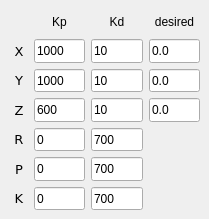
        <widget class="QWidget" name="tab_8">
         <attribute name="title">
          <string>Pos control</string>
         </attribute>
         <widget class="QWidget" name="gridLayoutWidget">
          <property name="geometry">
           <rect>
            <x>10</x>
            <y>10</y>
            <width>190</width>
            <height>200</height>
           </rect>
          </property>
          <layout class="QGridLayout" name="gridLayout">
           <item row="1" column="1">
            <widget class="QLineEdit" name="Kp_x">
             <property name="sizePolicy">
              <sizepolicy hsizetype="Expanding" vsizetype="Expanding">
               <horstretch>0</horstretch>
               <verstretch>0</verstretch>
              </sizepolicy>
             </property>
             <property name="font">
              <font>
               <pointsize>9</pointsize>
              </font>
             </property>
             <property name="text">
              <string>1000</string>
             </property>
            </widget>
           </item>
           <item row="2" column="2">
            <widget class="QLineEdit" name="Kd_y">
             <property name="sizePolicy">
              <sizepolicy hsizetype="Expanding" vsizetype="Expanding">
               <horstretch>0</horstretch>
               <verstretch>0</verstretch>
              </sizepolicy>
             </property>
             <property name="font">
              <font>
               <pointsize>9</pointsize>
              </font>
             </property>
             <property name="text">
              <string>10</string>
             </property>
            </widget>
           </item>
           <item row="4" column="0">
            <widget class="QLabel" name="label_103">
             <property name="font">
              <font>
               <family>DejaVu Sans</family>
               <pointsize>10</pointsize>
              </font>
             </property>
             <property name="text">
              <string>R</string>
             </property>
             <property name="alignment">
              <set>Qt::AlignCenter</set>
             </property>
            </widget>
           </item>
           <item row="2" column="1">
            <widget class="QLineEdit" name="Kp_y">
             <property name="sizePolicy">
              <sizepolicy hsizetype="Expanding" vsizetype="Expanding">
               <horstretch>0</horstretch>
               <verstretch>0</verstretch>
              </sizepolicy>
             </property>
             <property name="font">
              <font>
               <pointsize>9</pointsize>
              </font>
             </property>
             <property name="text">
              <string>1000</string>
             </property>
            </widget>
           </item>
           <item row="3" column="1">
            <widget class="QLineEdit" name="Kp_z">
             <property name="sizePolicy">
              <sizepolicy hsizetype="Expanding" vsizetype="Expanding">
               <horstretch>0</horstretch>
               <verstretch>0</verstretch>
              </sizepolicy>
             </property>
             <property name="font">
              <font>
               <pointsize>9</pointsize>
              </font>
             </property>
             <property name="text">
              <string>600</string>
             </property>
            </widget>
           </item>
           <item row="3" column="0">
            <widget class="QLabel" name="label_5">
             <property name="font">
              <font>
               <family>DejaVu Sans</family>
               <pointsize>10</pointsize>
              </font>
             </property>
             <property name="text">
              <string>Z</string>
             </property>
             <property name="alignment">
              <set>Qt::AlignCenter</set>
             </property>
            </widget>
           </item>
           <item row="0" column="3">
            <widget class="QLabel" name="label_6">
             <property name="sizePolicy">
              <sizepolicy hsizetype="Preferred" vsizetype="Expanding">
               <horstretch>0</horstretch>
               <verstretch>0</verstretch>
              </sizepolicy>
             </property>
             <property name="font">
              <font>
               <pointsize>9</pointsize>
              </font>
             </property>
             <property name="text">
              <string>desired</string>
             </property>
             <property name="alignment">
              <set>Qt::AlignCenter</set>
             </property>
            </widget>
           </item>
           <item row="3" column="2">
            <widget class="QLineEdit" name="Kd_z">
             <property name="sizePolicy">
              <sizepolicy hsizetype="Expanding" vsizetype="Expanding">
               <horstretch>0</horstretch>
               <verstretch>0</verstretch>
              </sizepolicy>
             </property>
             <property name="font">
              <font>
               <pointsize>9</pointsize>
              </font>
             </property>
             <property name="text">
              <string>10</string>
             </property>
            </widget>
           </item>
           <item row="1" column="2">
            <widget class="QLineEdit" name="Kd_x">
             <property name="sizePolicy">
              <sizepolicy hsizetype="Expanding" vsizetype="Expanding">
               <horstretch>0</horstretch>
               <verstretch>0</verstretch>
              </sizepolicy>
             </property>
             <property name="font">
              <font>
               <pointsize>9</pointsize>
              </font>
             </property>
             <property name="text">
              <string>10</string>
             </property>
            </widget>
           </item>
           <item row="2" column="3">
            <widget class="QLineEdit" name="footref_y">
             <property name="sizePolicy">
              <sizepolicy hsizetype="Expanding" vsizetype="Expanding">
               <horstretch>0</horstretch>
               <verstretch>0</verstretch>
              </sizepolicy>
             </property>
             <property name="font">
              <font>
               <pointsize>9</pointsize>
              </font>
             </property>
             <property name="text">
              <string>0.0</string>
             </property>
            </widget>
           </item>
           <item row="0" column="1">
            <widget class="QLabel" name="label">
             <property name="sizePolicy">
              <sizepolicy hsizetype="Preferred" vsizetype="Expanding">
               <horstretch>0</horstretch>
               <verstretch>0</verstretch>
              </sizepolicy>
             </property>
             <property name="font">
              <font>
               <pointsize>9</pointsize>
              </font>
             </property>
             <property name="text">
              <string>Kp</string>
             </property>
             <property name="alignment">
              <set>Qt::AlignCenter</set>
             </property>
            </widget>
           </item>
           <item row="1" column="0">
            <widget class="QLabel" name="label_3">
             <property name="font">
              <font>
               <family>DejaVu Sans</family>
               <pointsize>10</pointsize>
              </font>
             </property>
             <property name="text">
              <string> X </string>
             </property>
             <property name="alignment">
              <set>Qt::AlignCenter</set>
             </property>
            </widget>
           </item>
           <item row="0" column="2">
            <widget class="QLabel" name="label_2">
             <property name="sizePolicy">
              <sizepolicy hsizetype="Preferred" vsizetype="Expanding">
               <horstretch>0</horstretch>
               <verstretch>0</verstretch>
              </sizepolicy>
             </property>
             <property name="font">
              <font>
               <pointsize>9</pointsize>
              </font>
             </property>
             <property name="text">
              <string>Kd</string>
             </property>
             <property name="alignment">
              <set>Qt::AlignCenter</set>
             </property>
            </widget>
           </item>
           <item row="2" column="0">
            <widget class="QLabel" name="label_4">
             <property name="font">
              <font>
               <family>DejaVu Sans</family>
               <pointsize>10</pointsize>
              </font>
             </property>
             <property name="text">
              <string>Y</string>
             </property>
             <property name="alignment">
              <set>Qt::AlignCenter</set>
             </property>
            </widget>
           </item>
           <item row="3" column="3">
            <widget class="QLineEdit" name="footref_z">
             <property name="sizePolicy">
              <sizepolicy hsizetype="Expanding" vsizetype="Expanding">
               <horstretch>0</horstretch>
               <verstretch>0</verstretch>
              </sizepolicy>
             </property>
             <property name="font">
              <font>
               <pointsize>9</pointsize>
              </font>
             </property>
             <property name="text">
              <string>0.0</string>
             </property>
            </widget>
           </item>
           <item row="5" column="0">
            <widget class="QLabel" name="label_104">
             <property name="font">
              <font>
               <family>DejaVu Sans</family>
               <pointsize>10</pointsize>
              </font>
             </property>
             <property name="text">
              <string>P</string>
             </property>
             <property name="alignment">
              <set>Qt::AlignCenter</set>
             </property>
            </widget>
           </item>
           <item row="1" column="3">
            <widget class="QLineEdit" name="footref_x">
             <property name="sizePolicy">
              <sizepolicy hsizetype="Expanding" vsizetype="Expanding">
               <horstretch>0</horstretch>
               <verstretch>0</verstretch>
              </sizepolicy>
             </property>
             <property name="font">
              <font>
               <pointsize>9</pointsize>
              </font>
             </property>
             <property name="text">
              <string>0.0</string>
             </property>
            </widget>
           </item>
           <item row="6" column="0">
            <widget class="QLabel" name="label_105">
             <property name="font">
              <font>
               <family>DejaVu Sans</family>
               <pointsize>10</pointsize>
              </font>
             </property>
             <property name="text">
              <string>K</string>
             </property>
             <property name="alignment">
              <set>Qt::AlignCenter</set>
             </property>
            </widget>
           </item>
           <item row="4" column="1">
            <widget class="QLineEdit" name="Kp_r">
             <property name="sizePolicy">
              <sizepolicy hsizetype="Expanding" vsizetype="Expanding">
               <horstretch>0</horstretch>
               <verstretch>0</verstretch>
              </sizepolicy>
             </property>
             <property name="font">
              <font>
               <pointsize>9</pointsize>
              </font>
             </property>
             <property name="text">
              <string>0</string>
             </property>
            </widget>
           </item>
           <item row="5" column="1">
            <widget class="QLineEdit" name="Kp_p">
             <property name="sizePolicy">
              <sizepolicy hsizetype="Expanding" vsizetype="Expanding">
               <horstretch>0</horstretch>
               <verstretch>0</verstretch>
              </sizepolicy>
             </property>
             <property name="font">
              <font>
               <pointsize>9</pointsize>
              </font>
             </property>
             <property name="text">
              <string>0</string>
             </property>
            </widget>
           </item>
           <item row="6" column="1">
            <widget class="QLineEdit" name="Kp_k">
             <property name="sizePolicy">
              <sizepolicy hsizetype="Expanding" vsizetype="Expanding">
               <horstretch>0</horstretch>
               <verstretch>0</verstretch>
              </sizepolicy>
             </property>
             <property name="font">
              <font>
               <pointsize>9</pointsize>
              </font>
             </property>
             <property name="text">
              <string>0</string>
             </property>
            </widget>
           </item>
           <item row="4" column="2">
            <widget class="QLineEdit" name="Kd_r">
             <property name="sizePolicy">
              <sizepolicy hsizetype="Expanding" vsizetype="Expanding">
               <horstretch>0</horstretch>
               <verstretch>0</verstretch>
              </sizepolicy>
             </property>
             <property name="font">
              <font>
               <pointsize>9</pointsize>
              </font>
             </property>
             <property name="text">
              <string>700</string>
             </property>
            </widget>
           </item>
           <item row="5" column="2">
            <widget class="QLineEdit" name="Kd_p">
             <property name="sizePolicy">
              <sizepolicy hsizetype="Expanding" vsizetype="Expanding">
               <horstretch>0</horstretch>
               <verstretch>0</verstretch>
              </sizepolicy>
             </property>
             <property name="font">
              <font>
               <pointsize>9</pointsize>
              </font>
             </property>
             <property name="text">
              <string>700</string>
             </property>
            </widget>
           </item>
           <item row="6" column="2">
            <widget class="QLineEdit" name="Kd_k">
             <property name="sizePolicy">
              <sizepolicy hsizetype="Expanding" vsizetype="Expanding">
               <horstretch>0</horstretch>
               <verstretch>0</verstretch>
              </sizepolicy>
             </property>
             <property name="font">
              <font>
               <pointsize>9</pointsize>
              </font>
             </property>
             <property name="text">
              <string>700</string>
             </property>
            </widget>
           </item>
          </layout>
         </widget>
        </widget>
